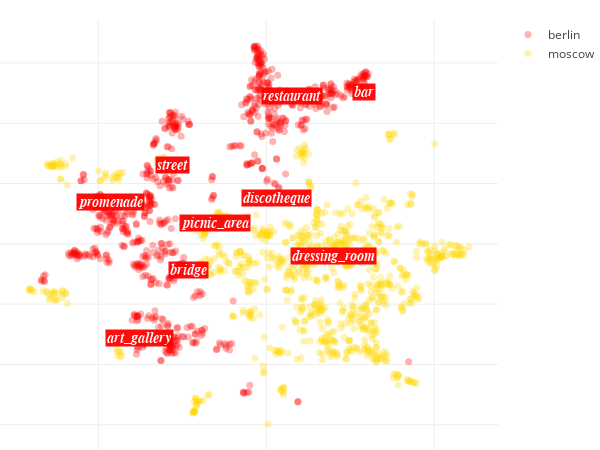

Notebook code cell kept with this figure:
### Code cell
def locations_scatter_plot(locs_x, locs_y, 
                           opposite_locs_x,opposite_locs_y,
                          locs_labels, opposite_locs_labels):
    MARKER_OPACITY = 0.3
    PLOT_HEIGHT = 450
    PLOT_WIDTH = 600
    TARGET_COLOR = 'red'#'turquoise'#'#ff4848'
    OPPOSITE_COLOR = 'gold'#'lightskyblue'#'gold'
    MARGIN = dict(l=0, r=30, b=0, t=20)
    
    
    def create_scatter(x, y, colors, labels, name, marker):
        return go.Scatter(x=x, y=y,
                          mode='markers',
                          hoverinfo='text', 
                          text=labels, name=name,
                          marker=dict(size=7, symbol=marker, opacity=MARKER_OPACITY, 
                                       color=colors))
    
    annotations = []
    
    for l, x, y in zip(tag_labels, [x[0] for x in tag_labels_coordinates], 
                       [x[1] for x in tag_labels_coordinates]):
        annotations.append(
            go.Annotation(
                x = x, y = y, 
                xanchor = "center",
                showarrow = False, opacity=0.95,
                text = "<i><b>{}".format(l),#"<b><i>{}".format(l),
                bgcolor=TARGET_COLOR, # 414141
                font = dict(size = 14, color = 'white', family='arial')))
    
    data = [create_scatter(locs_x, locs_y, TARGET_COLOR, 
                           locs_labels, CITY, None),
            create_scatter(opposite_locs_x, opposite_locs_y, 
                           OPPOSITE_COLOR, opposite_locs_labels, 
                           opposite_city, None)]

    axis_style = dict(showticklabels=False, zeroline=False)
    layout = go.Layout(height=PLOT_HEIGHT, width=PLOT_WIDTH,
                        margin=MARGIN, hovermode='closest',
                        xaxis=axis_style, yaxis=axis_style)
    
    fig = go.Figure(data=data, layout=layout)
    fig['layout']['annotations'] = annotations
    py.iplot(fig, show_link=False)


locations_scatter_plot(np.array(visual_data[0])[indexes_target],
                       np.array(visual_data[1])[indexes_target], 
                       np.array(visual_data[0])[indexes_opposite],
                       np.array(visual_data[1])[indexes_opposite],
                       labels[indexes_target], labels[indexes_opposite])

### Figure 1 — Plotly figure (JSON) as saved in the notebook; plotly's stock layout.template omitted (floating-point values rounded to 4 significant figures; data arrays with more than 128 entries replaced by an {"elided": "..."} marker saying what was removed)
{"data": [{"hoverinfo": "text", "marker": {"color": "red", "opacity": 0.3, "size": 7}, "mode": "markers", "name": "berlin", "text": {"elided": "774 str values"}, "type": "scatter", "uid": "dd761488-2ab3-11e9-ad2c-3c15c2cf2370", "x": {"elided": "774 float values"}, "y": {"elided": "774 float values"}}, {"hoverinfo": "text", "marker": {"color": "gold", "opacity": 0.3, "size": 7}, "mode": "markers", "name": "moscow", "text": {"elided": "883 str values"}, "type": "scatter", "uid": "dd76919c-2ab3-11e9-8ad4-3c15c2cf2370", "x": {"elided": "883 float values"}, "y": {"elided": "883 float values"}}], "layout": {"annotations": [{"bgcolor": "red", "font": {"color": "white", "family": "arial", "size": 14}, "opacity": 0.95, "showarrow": false, "text": "<i><b>restaurant", "x": 7.584, "xanchor": "center", "y": 49.13}, {"bgcolor": "red", "font": {"color": "white", "family": "arial", "size": 14}, "opacity": 0.95, "showarrow": false, "text": "<i><b>street", "x": -27.84, "xanchor": "center", "y": 26.14}, {"bgcolor": "red", "font": {"color": "white", "family": "arial", "size": 14}, "opacity": 0.95, "showarrow": false, "text": "<i><b>bar", "x": 29.11, "xanchor": "center", "y": 50.31}, {"bgcolor": "red", "font": {"color": "white", "family": "arial", "size": 14}, "opacity": 0.95, "showarrow": false, "text": "<i><b>discotheque", "x": 3.038, "xanchor": "center", "y": 15.12}, {"bgcolor": "red", "font": {"color": "white", "family": "arial", "size": 14}, "opacity": 0.95, "showarrow": false, "text": "<i><b>promenade", "x": -46.53, "xanchor": "center", "y": 13.83}, {"bgcolor": "red", "font": {"color": "white", "family": "arial", "size": 14}, "opacity": 0.95, "showarrow": false, "text": "<i><b>art_gallery", "x": -37.85, "xanchor": "center", "y": -31.22}, {"bgcolor": "red", "font": {"color": "white", "family": "arial", "size": 14}, "opacity": 0.95, "showarrow": false, "text": "<i><b>bridge", "x": -23.27, "xanchor": "center", "y": -8.548}, {"bgcolor": "red", "font": {"color": "white", "family": "arial", "size": 14}, "opacity": 0.95, "showarrow": false, "text": "<i><b>dressing_room", "x": 19.96, "xanchor": "center", "y": -4.161}, {"bgcolor": "red", "font": {"color": "white", "family": "arial", "size": 14}, "opacity": 0.95, "showarrow": false, "text": "<i><b>picnic_area", "x": -15.25, "xanchor": "center", "y": 6.821}], "height": 450, "hovermode": "closest", "margin": {"b": 0, "l": 0, "r": 30, "t": 20}, "width": 600, "xaxis": {"showticklabels": false, "zeroline": false}, "yaxis": {"showticklabels": false, "zeroline": false}}}
